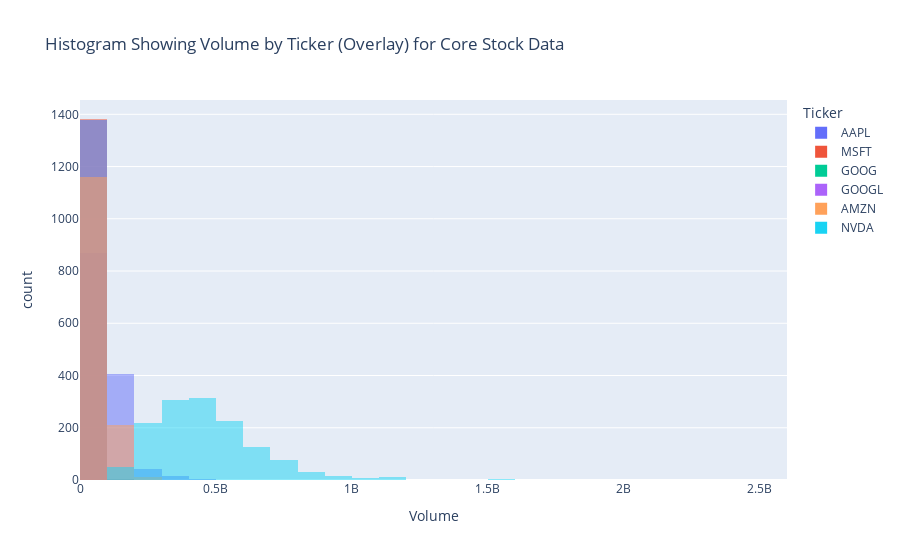

The notebook cell saved with this chart:
### Code cell
fig = px.histogram(core_df, x = 'Volume', color = 'Ticker', nbins = 50, barmode = 'overlay', title = 'Histogram Showing Volume by Ticker (Overlay) for Core Stock Data')
fig.show()

### Figure 1 — Plotly figure (JSON) as saved in the notebook; plotly's stock layout.template omitted (floating-point values rounded to 4 significant figures; data arrays with more than 128 entries replaced by an {"elided": "..."} marker saying what was removed)
{"data": [{"alignmentgroup": "True", "bingroup": "x", "hovertemplate": "Ticker=AAPL<br>Volume=%{x}<br>count=%{y}<extra></extra>", "legendgroup": "AAPL", "marker": {"color": "#636efa", "opacity": 0.5, "pattern": {"shape": ""}}, "name": "AAPL", "nbinsx": 50, "offsetgroup": "AAPL", "orientation": "v", "showlegend": true, "type": "histogram", "x": {"elided": "1333 int values"}, "xaxis": "x", "yaxis": "y"}, {"alignmentgroup": "True", "bingroup": "x", "hovertemplate": "Ticker=MSFT<br>Volume=%{x}<br>count=%{y}<extra></extra>", "legendgroup": "MSFT", "marker": {"color": "#EF553B", "opacity": 0.5, "pattern": {"shape": ""}}, "name": "MSFT", "nbinsx": 50, "offsetgroup": "MSFT", "orientation": "v", "showlegend": true, "type": "histogram", "x": {"elided": "1382 int values"}, "xaxis": "x", "yaxis": "y"}, {"alignmentgroup": "True", "bingroup": "x", "hovertemplate": "Ticker=GOOG<br>Volume=%{x}<br>count=%{y}<extra></extra>", "legendgroup": "GOOG", "marker": {"color": "#00cc96", "opacity": 0.5, "pattern": {"shape": ""}}, "name": "GOOG", "nbinsx": 50, "offsetgroup": "GOOG", "orientation": "v", "showlegend": true, "type": "histogram", "x": {"elided": "1382 int values"}, "xaxis": "x", "yaxis": "y"}, {"alignmentgroup": "True", "bingroup": "x", "hovertemplate": "Ticker=GOOGL<br>Volume=%{x}<br>count=%{y}<extra></extra>", "legendgroup": "GOOGL", "marker": {"color": "#ab63fa", "opacity": 0.5, "pattern": {"shape": ""}}, "name": "GOOGL", "nbinsx": 50, "offsetgroup": "GOOGL", "orientation": "v", "showlegend": true, "type": "histogram", "x": {"elided": "1382 int values"}, "xaxis": "x", "yaxis": "y"}, {"alignmentgroup": "True", "bingroup": "x", "hovertemplate": "Ticker=AMZN<br>Volume=%{x}<br>count=%{y}<extra></extra>", "legendgroup": "AMZN", "marker": {"color": "#FFA15A", "opacity": 0.5, "pattern": {"shape": ""}}, "name": "AMZN", "nbinsx": 50, "offsetgroup": "AMZN", "orientation": "v", "showlegend": true, "type": "histogram", "x": {"elided": "1382 int values"}, "xaxis": "x", "yaxis": "y"}, {"alignmentgroup": "True", "bingroup": "x", "hovertemplate": "Ticker=NVDA<br>Volume=%{x}<br>count=%{y}<extra></extra>", "legendgroup": "NVDA", "marker": {"color": "#19d3f3", "opacity": 0.5, "pattern": {"shape": ""}}, "name": "NVDA", "nbinsx": 50, "offsetgroup": "NVDA", "orientation": "v", "showlegend": true, "type": "histogram", "x": {"elided": "1382 int values"}, "xaxis": "x", "yaxis": "y"}], "layout": {"barmode": "overlay", "legend": {"title": {"text": "Ticker"}, "tracegroupgap": 0}, "title": {"text": "Histogram Showing Volume by Ticker (Overlay) for Core Stock Data"}, "xaxis": {"anchor": "y", "domain": [0, 1], "title": {"text": "Volume"}}, "yaxis": {"anchor": "x", "domain": [0, 1], "title": {"text": "count"}}}}
